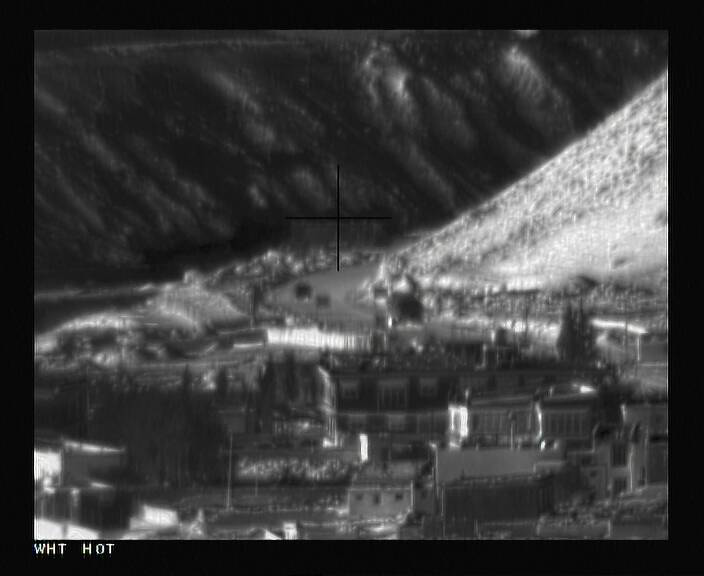
#> input picture frame 8 of data/vlc-record-2021-05-12-12h42m56s-TI_5KM_vehicle.asf-.avi, 704 x 576 px
$ python main.py
#> lines starting #> are read from the running program, lines starting #| are printed output that depends on the picture
#> further down, frame is the input picture: shape (576, 704, 3); mean B, G, R 59.7, 59.7, 59.7
### hist_eq_contrast.py
import numpy as np
import cv2
from PIL import Image
import matplotlib.pyplot as plt
import seaborn as sns

from config import BINS


def histEqContrast(img):
    num_of_pixels = img.shape[0] * img.shape[1]
#> num_of_pixels = 405504
    histogram = cv2.calcHist([img], [0], None, [BINS], [
                             0, BINS]) / num_of_pixels
#> histogram = 256 values, max 0.123 at index 8, min 8.14e-05 at index 250, mean 0.00391

    norm_cum_histogram = np.cumsum(histogram)
#> norm_cum_histogram = 256 values from 0.00172 to 1

    transform_map = np.floor(255 * norm_cum_histogram).astype(np.uint8)
#> transform_map = 256 values from 0 to 254

    img_list = list(img.flatten())
#> img_list = 405504 items
    equalized_img_lst = [transform_map[p] for p in img_list]
#> equalized_img_lst = 405504 items
    equalized_img = np.reshape(np.asarray(equalized_img_lst), img.shape)
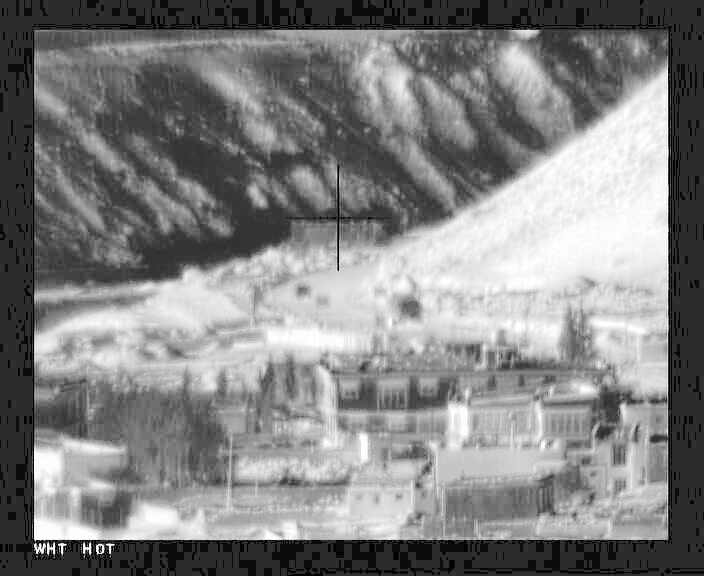
#> equalized_img: shape (576, 704); min 0, max 254, mean 130.2

    equalized_img = cv2.bitwise_not(equalized_img)
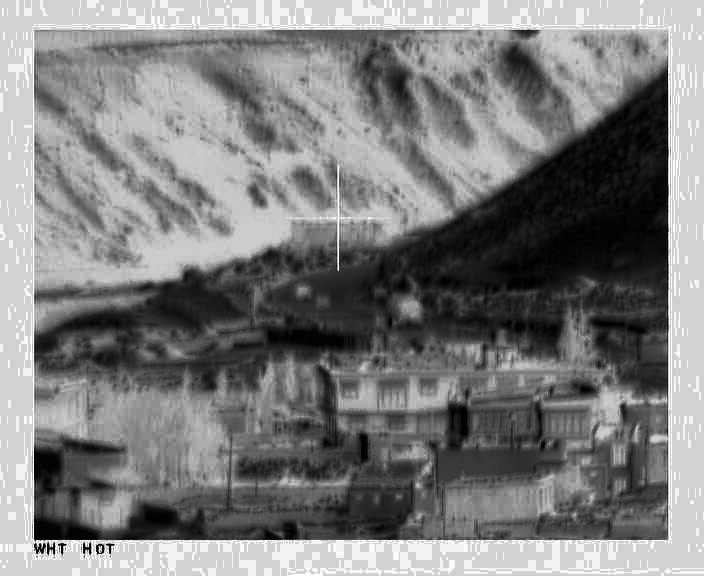
#> equalized_img: shape (576, 704); min 1, max 255, mean 124.8

    return equalized_img

### edge_conv.py
import cv2
import numpy as np


def sharpenEdges(img):
    kernel = np.ones((5, 5), np.float32) / 25
    dst = cv2.filter2D(img, -1, kernel)

    diff = cv2.subtract(img, dst)
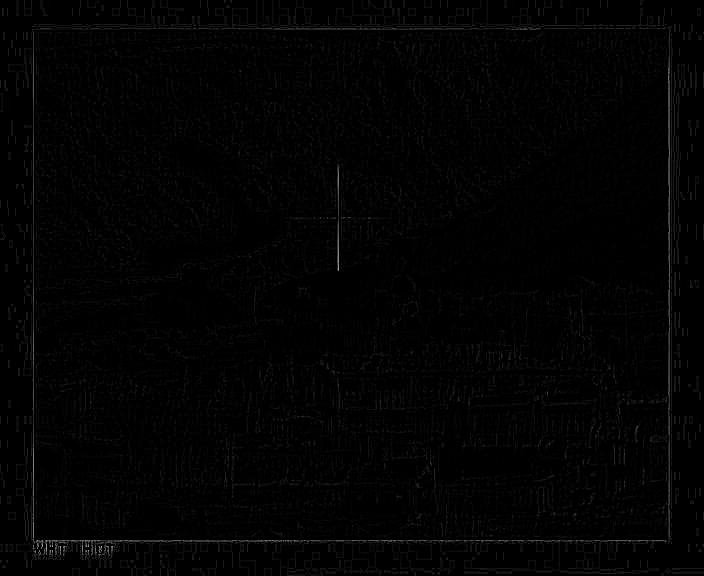
#> diff: shape (576, 704); min 0, max 176, mean 2.7
    final = cv2.add(diff, img)
    return final

### main.py
import numpy as np
import cv2
from PIL import Image
import matplotlib.pyplot as plt
import seaborn as sns
import os

from config import BINS
from hist_eq_contrast import histEqContrast
from edge_conv import sharpenEdges
# from config import out_path


def write_video(frames_list, fps):
    fourcc = cv2.VideoWriter_fourcc(*'MP4V')
    out = cv2.VideoWriter(f'result_equ_img_{np.random.randint(0, 99)}.mp4', fourcc, fps, (
        frames_list[0].shape[1], frames_list[0].shape[0]), False)
    for i in range(len(frames_list)):
        out.write(frames_list[i])
    print("Saved")
    out.release()


fp = "data\\vlc-record-2021-05-12-12h42m56s-TI_5KM_vehicle.asf-.avi"
# fp = "data\\imgs\\img-2.jfif"

equalized_img_frames = []
input_frames = []

try:
    cap = cv2.VideoCapture(fp)
except:
    cap = cv2.VideoCapture(0)

fps = cap.get(cv2.CAP_PROP_FPS)

while(cap):
    ret, frame = cap.read()
    if not ret:
        write_video(equalized_img_frames, fps)
        break

    frame = cv2.cvtColor(frame, cv2.COLOR_BGR2GRAY)
    # input_frames.append(frame)
    cv2.imshow("frame", frame)

    equalized_img = histEqContrast(frame)
    equalized_img_edges_conv = sharpenEdges(equalized_img)

    equalized_img_frames.append(equalized_img_edges_conv)

    # concatenated_vid = [np.hstack((input_frames[i], np.zeros(
    #     (input_frames[0].shape[0], 10)), equalized_img_frames[i])).astype(np.float32) for i in range(len(input_frames))]

    cv2.imshow("eq_norm_sharpened", equalized_img_edges_conv)

    if cv2.waitKey(int(fps)) & 0xFF == ord('q'):
#> (key q is pressed here)
        cap.release()
        cv2.destroyAllWindows()
        write_video(equalized_img_frames, fps)
#> the loop in write_video, `for i in range(len(frames_list)):` made 1 pass
        break

$ run again, starting later in the video
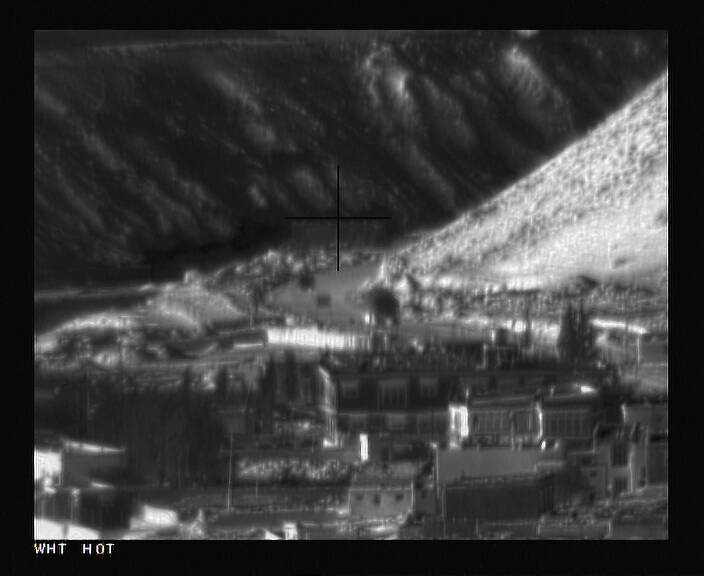
#> input picture frame 38 of data/vlc-record-2021-05-12-12h42m56s-TI_5KM_vehicle.asf-.avi, 704 x 576 px
#> frame is the input picture: shape (576, 704, 3); mean B, G, R 59.7, 59.7, 59.7
#> frame: shape (576, 704)
#> histogram = 256 values, max 0.133 at index 8, min 6.9e-05 at index 252, mean 0.00391
#> norm_cum_histogram = 256 values from 0.00167 to 1
#> transform_map = 256 values from 0 to 254
#> img_list = 405504 items
#> in histEqContrast, `equalized_img = np.reshape(np.asarray(equalized_img_lst), img.shape)`:
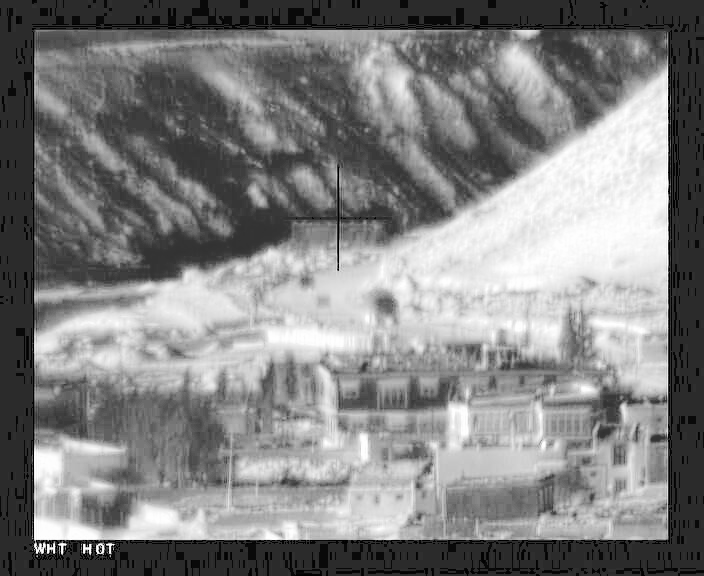
#> equalized_img: shape (576, 704); min 0, max 254, mean 130.3
#> in histEqContrast, `equalized_img = cv2.bitwise_not(equalized_img)`:
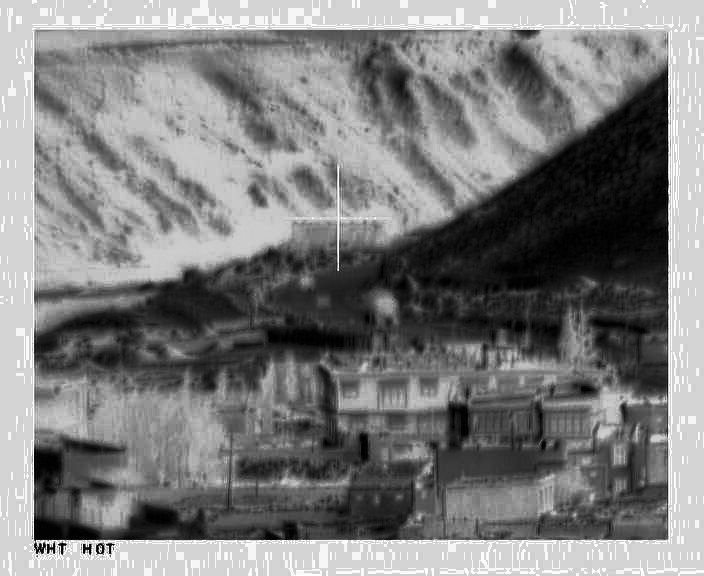
#> equalized_img: shape (576, 704); min 1, max 255, mean 124.7
#> the loop in write_video, `for i in range(len(frames_list)):` made 1 pass

$ run again, starting later in the video
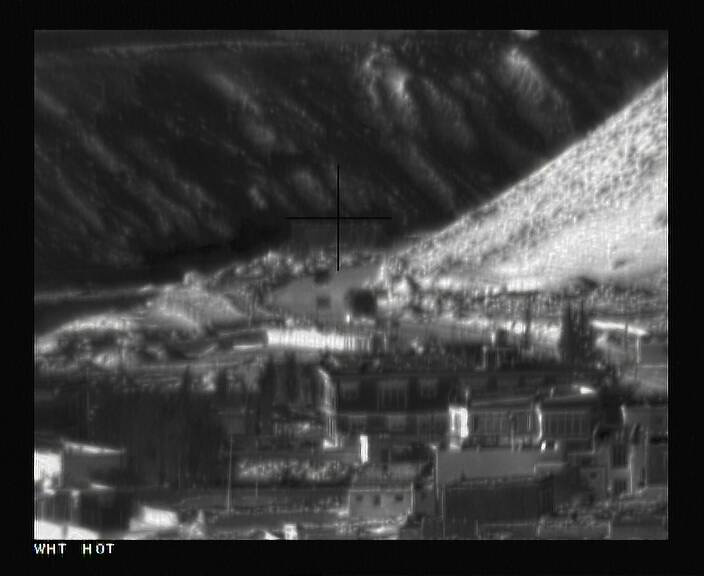
#> input picture frame 68 of data/vlc-record-2021-05-12-12h42m56s-TI_5KM_vehicle.asf-.avi, 704 x 576 px
#> frame is the input picture: shape (576, 704, 3); mean B, G, R 59.7, 59.7, 59.7
#> frame: shape (576, 704)
#> histogram = 256 values, max 0.134 at index 8, min 7.4e-05 at index 254, mean 0.00391
#> norm_cum_histogram = 256 values from 0.0016 to 1
#> transform_map = 256 values from 0 to 255
#> img_list = 405504 items
#> in histEqContrast, `equalized_img = np.reshape(np.asarray(equalized_img_lst), img.shape)`:
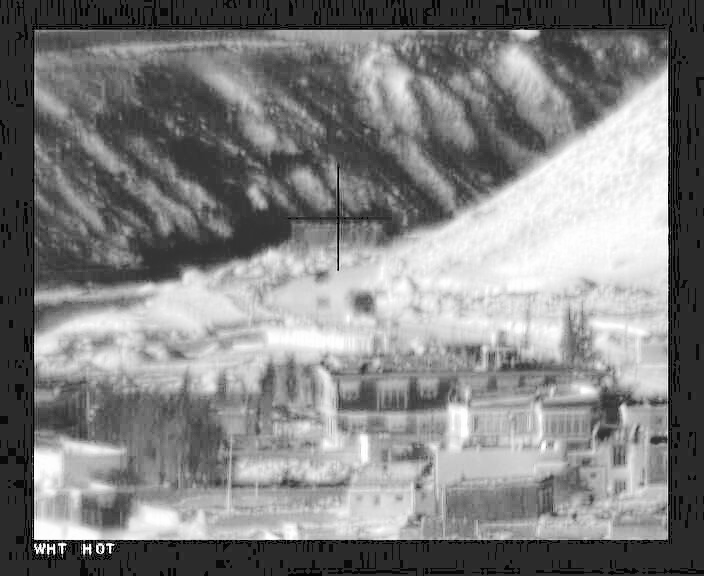
#> equalized_img: shape (576, 704); min 0, max 255, mean 130.4
#> in histEqContrast, `equalized_img = cv2.bitwise_not(equalized_img)`:
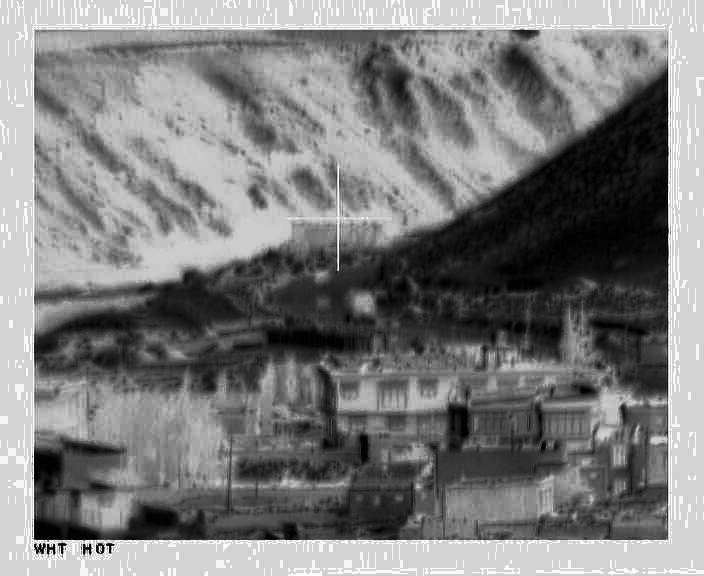
#> equalized_img: shape (576, 704); min 0, max 255, mean 124.6
#> the loop in write_video, `for i in range(len(frames_list)):` made 1 pass
